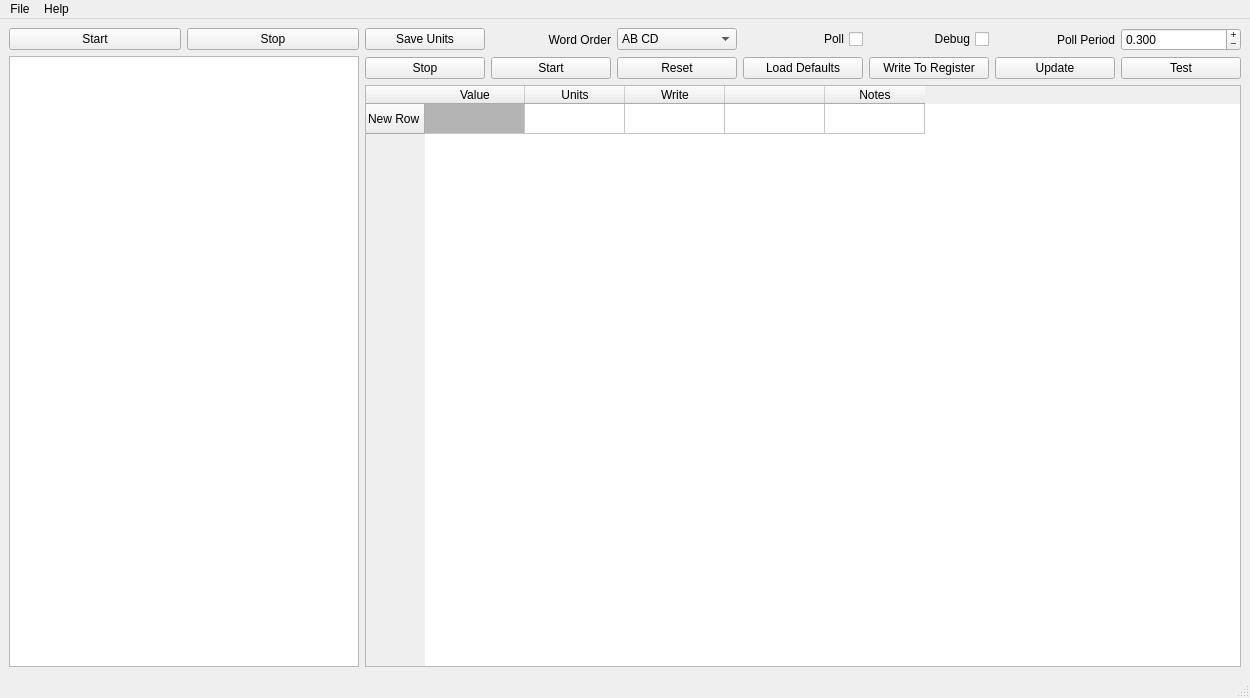
<?xml version="1.0" encoding="UTF-8"?>
<ui version="4.0">
 <class>MainWindow</class>
 <widget class="QMainWindow" name="MainWindow">
  <property name="geometry">
   <rect>
    <x>0</x>
    <y>0</y>
    <width>1250</width>
    <height>698</height>
   </rect>
  </property>
  <property name="windowTitle">
   <string>Modbus Master Tool</string>
  </property>
  <property name="windowIcon">
   <iconset>
    <normaloff>../modbus.png</normaloff>../modbus.png</iconset>
  </property>
  <widget class="QWidget" name="centralwidget">
   <layout class="QHBoxLayout" name="horizontalLayout_3">
    <item>
     <layout class="QVBoxLayout" name="verticalLayout_2">
      <item>
       <layout class="QHBoxLayout" name="horizontalLayout">
        <item>
         <widget class="QPushButton" name="btnStart">
          <property name="text">
           <string>Start</string>
          </property>
         </widget>
        </item>
        <item>
         <widget class="QPushButton" name="btnStop">
          <property name="text">
           <string>Stop</string>
          </property>
         </widget>
        </item>
       </layout>
      </item>
      <item>
       <widget class="QTreeWidget" name="treeWidget">
        <property name="maximumSize">
         <size>
          <width>350</width>
          <height>16777215</height>
         </size>
        </property>
        <property name="rootIsDecorated">
         <bool>true</bool>
        </property>
        <property name="uniformRowHeights">
         <bool>false</bool>
        </property>
        <property name="itemsExpandable">
         <bool>true</bool>
        </property>
        <property name="animated">
         <bool>true</bool>
        </property>
        <property name="headerHidden">
         <bool>true</bool>
        </property>
        <attribute name="headerVisible">
         <bool>false</bool>
        </attribute>
        <column>
         <property name="text">
          <string notr="true">1</string>
         </property>
        </column>
       </widget>
      </item>
     </layout>
    </item>
    <item>
     <layout class="QVBoxLayout" name="verticalLayout">
      <item>
       <layout class="QHBoxLayout" name="horizontalLayout_2">
        <item>
         <widget class="QPushButton" name="btnUnits">
          <property name="text">
           <string>Save Units</string>
          </property>
         </widget>
        </item>
        <item>
         <widget class="QLabel" name="label_2">
          <property name="text">
           <string>Word Order</string>
          </property>
          <property name="alignment">
           <set>Qt::AlignRight|Qt::AlignTrailing|Qt::AlignVCenter</set>
          </property>
         </widget>
        </item>
        <item>
         <widget class="QComboBox" name="comboBoxDataEncode">
          <item>
           <property name="text">
            <string>AB CD</string>
           </property>
          </item>
          <item>
           <property name="text">
            <string>CD AB</string>
           </property>
          </item>
         </widget>
        </item>
        <item>
         <widget class="QCheckBox" name="checkBoxPoll">
          <property name="layoutDirection">
           <enum>Qt::RightToLeft</enum>
          </property>
          <property name="text">
           <string>Poll</string>
          </property>
         </widget>
        </item>
        <item>
         <widget class="QCheckBox" name="checkDebug">
          <property name="layoutDirection">
           <enum>Qt::RightToLeft</enum>
          </property>
          <property name="text">
           <string>Debug</string>
          </property>
         </widget>
        </item>
        <item>
         <widget class="QLabel" name="label">
          <property name="toolTip">
           <string extracomment="wit"/>
          </property>
          <property name="autoFillBackground">
           <bool>false</bool>
          </property>
          <property name="frameShape">
           <enum>QFrame::NoFrame</enum>
          </property>
          <property name="text">
           <string>Poll Period</string>
          </property>
          <property name="scaledContents">
           <bool>false</bool>
          </property>
          <property name="alignment">
           <set>Qt::AlignRight|Qt::AlignTrailing|Qt::AlignVCenter</set>
          </property>
          <property name="wordWrap">
           <bool>false</bool>
          </property>
         </widget>
        </item>
        <item>
         <widget class="QDoubleSpinBox" name="spinBoxPollRate">
          <property name="alignment">
           <set>Qt::AlignLeading|Qt::AlignLeft|Qt::AlignVCenter</set>
          </property>
          <property name="buttonSymbols">
           <enum>QAbstractSpinBox::PlusMinus</enum>
          </property>
          <property name="showGroupSeparator" stdset="0">
           <bool>false</bool>
          </property>
          <property name="decimals">
           <number>3</number>
          </property>
          <property name="minimum">
           <double>0.010000000000000</double>
          </property>
          <property name="singleStep">
           <double>0.100000000000000</double>
          </property>
          <property name="value">
           <double>0.300000000000000</double>
          </property>
         </widget>
        </item>
       </layout>
      </item>
      <item>
       <layout class="QHBoxLayout" name="horizontalLayout_4">
        <item>
         <widget class="QPushButton" name="btnSto">
          <property name="text">
           <string>Stop</string>
          </property>
         </widget>
        </item>
        <item>
         <widget class="QPushButton" name="btnStar">
          <property name="text">
           <string>Start</string>
          </property>
         </widget>
        </item>
        <item>
         <widget class="QPushButton" name="btnReset">
          <property name="text">
           <string>Reset</string>
          </property>
         </widget>
        </item>
        <item>
         <widget class="QPushButton" name="btnLoadDefaults">
          <property name="text">
           <string>Load Defaults</string>
          </property>
         </widget>
        </item>
        <item>
         <widget class="QPushButton" name="btnWrite">
          <property name="text">
           <string>Write To Register</string>
          </property>
         </widget>
        </item>
        <item>
         <widget class="QPushButton" name="btnUpdate">
          <property name="text">
           <string>Update</string>
          </property>
         </widget>
        </item>
        <item>
         <widget class="QPushButton" name="btnTest">
          <property name="text">
           <string>Test</string>
          </property>
         </widget>
        </item>
       </layout>
      </item>
      <item>
       <widget class="QTableWidget" name="tableWidget">
        <property name="toolTip">
         <string/>
        </property>
        <property name="toolTipDuration">
         <number>-1</number>
        </property>
        <property name="gridStyle">
         <enum>Qt::SolidLine</enum>
        </property>
        <property name="cornerButtonEnabled">
         <bool>false</bool>
        </property>
        <attribute name="horizontalHeaderVisible">
         <bool>true</bool>
        </attribute>
        <attribute name="horizontalHeaderShowSortIndicator" stdset="0">
         <bool>false</bool>
        </attribute>
        <attribute name="horizontalHeaderStretchLastSection">
         <bool>false</bool>
        </attribute>
        <attribute name="verticalHeaderVisible">
         <bool>true</bool>
        </attribute>
        <attribute name="verticalHeaderCascadingSectionResizes">
         <bool>false</bool>
        </attribute>
        <attribute name="verticalHeaderShowSortIndicator" stdset="0">
         <bool>false</bool>
        </attribute>
        <attribute name="verticalHeaderStretchLastSection">
         <bool>false</bool>
        </attribute>
        <row>
         <property name="text">
          <string>New Row</string>
         </property>
        </row>
        <column>
         <property name="text">
          <string>Value</string>
         </property>
        </column>
        <column>
         <property name="text">
          <string>Units</string>
         </property>
        </column>
        <column>
         <property name="text">
          <string>Write</string>
         </property>
        </column>
        <column>
         <property name="text">
          <string/>
         </property>
        </column>
        <column>
         <property name="text">
          <string>Notes</string>
         </property>
        </column>
        <item row="0" column="0">
         <property name="text">
          <string/>
         </property>
         <property name="background">
          <brush brushstyle="SolidPattern">
           <color alpha="255">
            <red>180</red>
            <green>180</green>
            <blue>180</blue>
           </color>
          </brush>
         </property>
        </item>
        <item row="0" column="1">
         <property name="text">
          <string/>
         </property>
         <property name="icon">
          <iconset>
           <normalon>../modbus.png</normalon>
          </iconset>
         </property>
        </item>
       </widget>
      </item>
     </layout>
    </item>
   </layout>
  </widget>
  <widget class="QStatusBar" name="statusBar"/>
  <widget class="QMenuBar" name="menuBar">
   <property name="geometry">
    <rect>
     <x>0</x>
     <y>0</y>
     <width>1250</width>
     <height>21</height>
    </rect>
   </property>
   <widget class="QMenu" name="menuFile">
    <property name="title">
     <string>File</string>
    </property>
    <addaction name="actionSetup"/>
    <addaction name="actionSave_View_List"/>
    <addaction name="actionLoad_View_List"/>
    <addaction name="separator"/>
    <addaction name="actionQuit"/>
   </widget>
   <widget class="QMenu" name="menuHelp">
    <property name="title">
     <string>Help</string>
    </property>
   </widget>
   <addaction name="menuFile"/>
   <addaction name="menuHelp"/>
  </widget>
  <action name="actionSetup">
   <property name="text">
    <string>Setup</string>
   </property>
  </action>
  <action name="actionQuit">
   <property name="text">
    <string>Quit</string>
   </property>
  </action>
  <action name="actionSave_View_List">
   <property name="text">
    <string>Save View List</string>
   </property>
  </action>
  <action name="actionLoad_View_List">
   <property name="text">
    <string>Load View List</string>
   </property>
  </action>
 </widget>
 <resources/>
 <connections/>
</ui>
